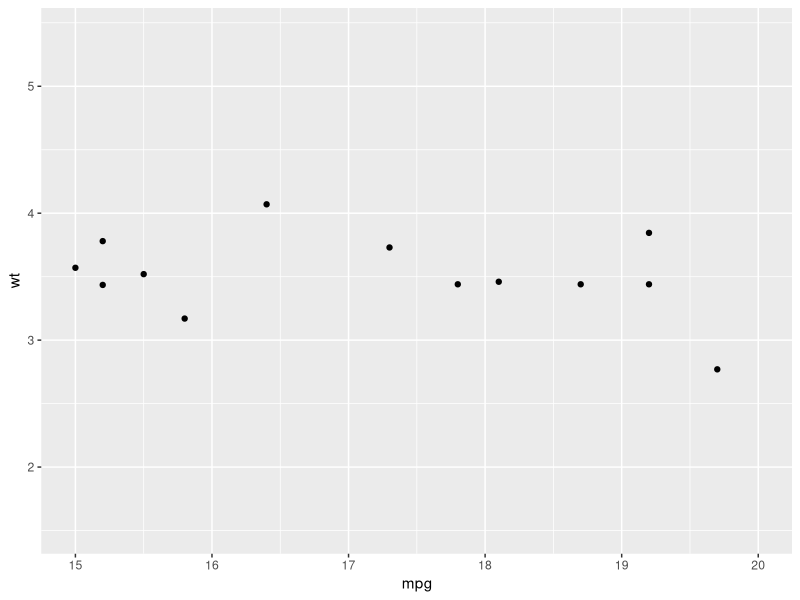
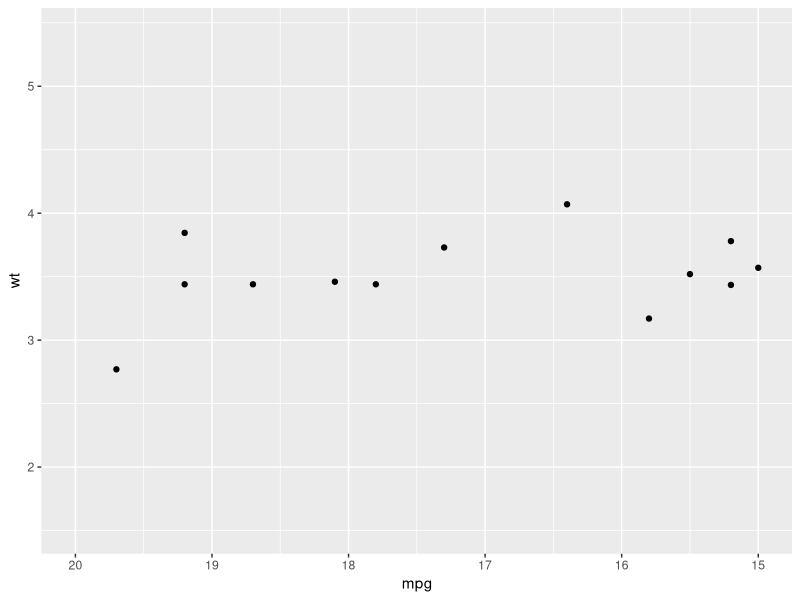
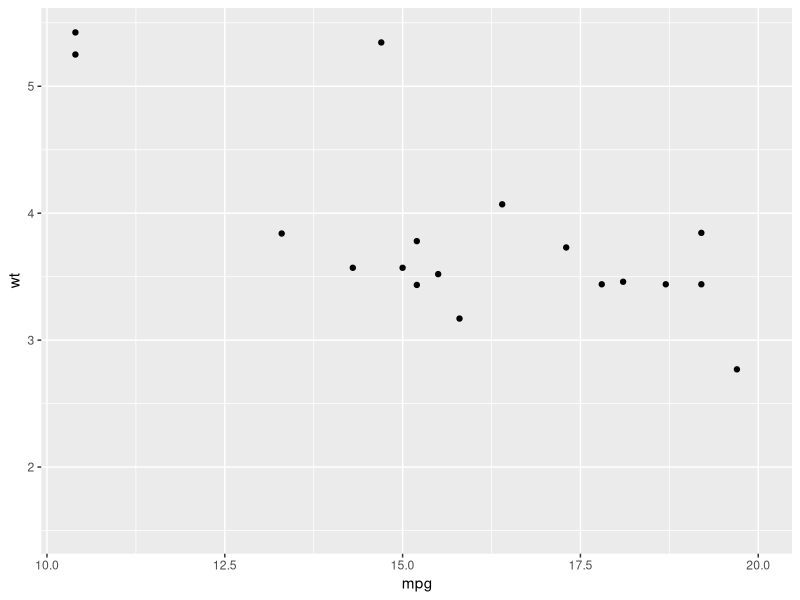
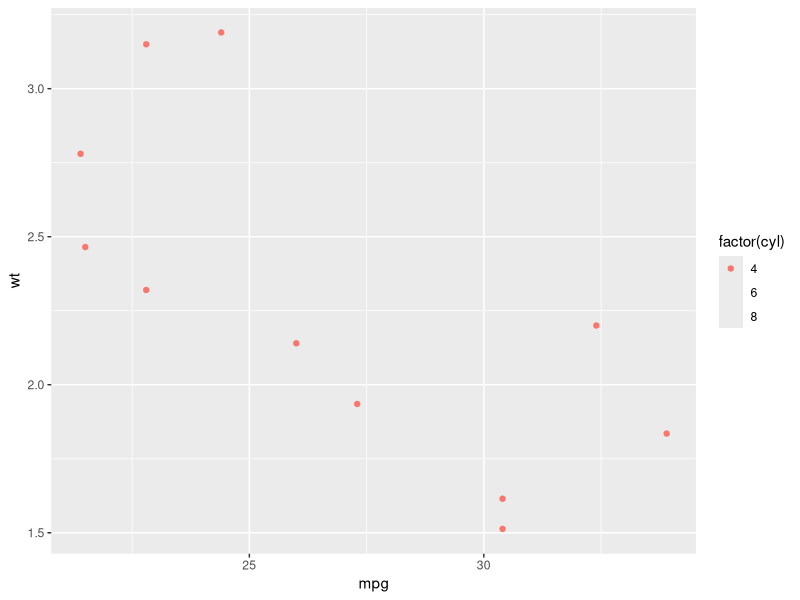
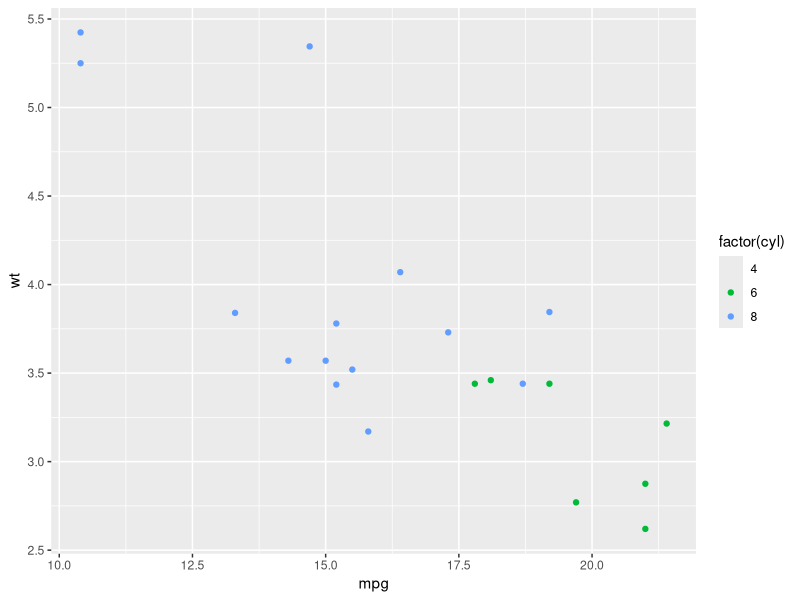
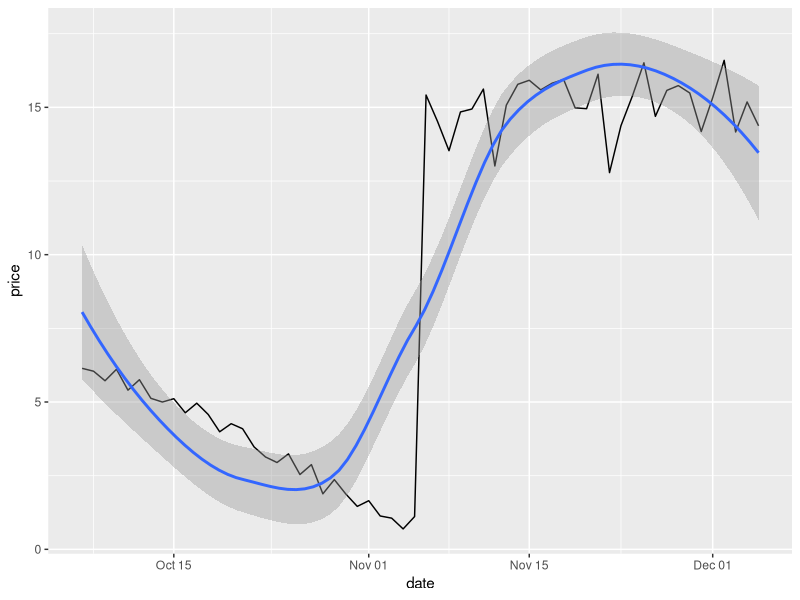
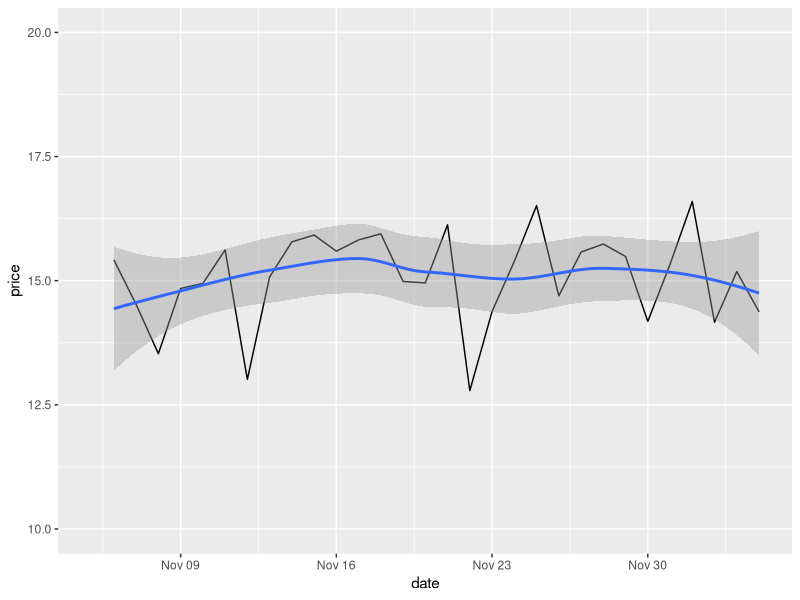
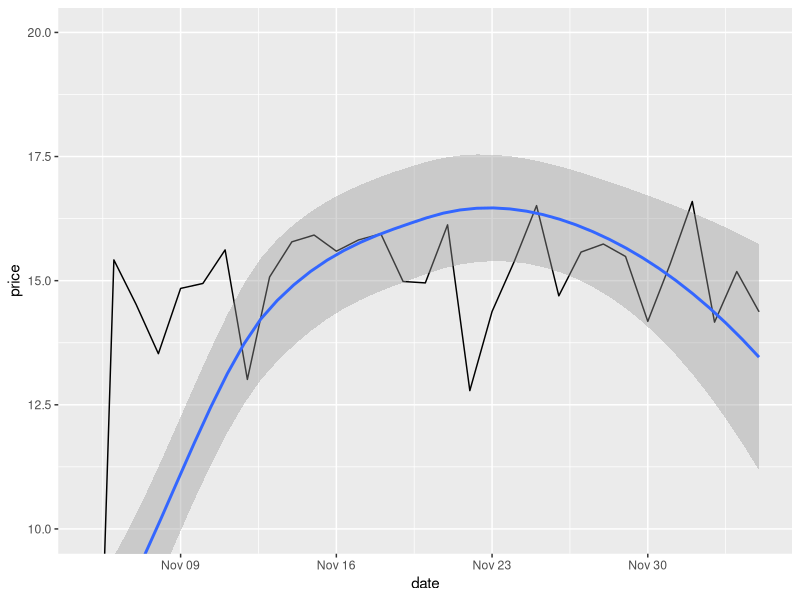

The R source for these figures, in order:
# r2py crawler metadata
# package: ggplot2
# source_type: rd_example
# topic: lims.Rd
# source_file: C:\Users\bened\AppData\Local\R\win-library\4.5\ggplot2\help
# lines: 52

suppressPackageStartupMessages(library(ggplot2))
# Zoom into a specified area
ggplot(mtcars, aes(mpg, wt)) +
  geom_point() +
  xlim(15, 20)

# reverse scale
ggplot(mtcars, aes(mpg, wt)) +
  geom_point() +
  xlim(20, 15)

# with automatic lower limit
ggplot(mtcars, aes(mpg, wt)) +
  geom_point() +
  xlim(NA, 20)

# You can also supply limits that are larger than the data.
# This is useful if you want to match scales across different plots
small <- subset(mtcars, cyl == 4)
big <- subset(mtcars, cyl > 4)

ggplot(small, aes(mpg, wt, colour = factor(cyl))) +
  geom_point() +
  lims(colour = c("4", "6", "8"))

ggplot(big, aes(mpg, wt, colour = factor(cyl))) +
  geom_point() +
  lims(colour = c("4", "6", "8"))

# There are two ways of setting the axis limits: with limits or
# with coordinate systems. They work in two rather different ways.

set.seed(1)
last_month <- Sys.Date() - 0:59
df <- data.frame(
  date = last_month,
  price = c(rnorm(30, mean = 15), runif(30) + 0.2 * (1:30))
)

p <- ggplot(df, aes(date, price)) +
  geom_line() +
  stat_smooth()

p

# Setting the limits with the scale discards all data outside the range.
p + lims(x= c(Sys.Date() - 30, NA), y = c(10, 20))

# For changing x or y axis limits **without** dropping data
# observations use [coord_cartesian()]. Setting the limits on the
# coordinate system performs a visual zoom.
p + coord_cartesian(xlim =c(Sys.Date() - 30, NA), ylim = c(10, 20))
